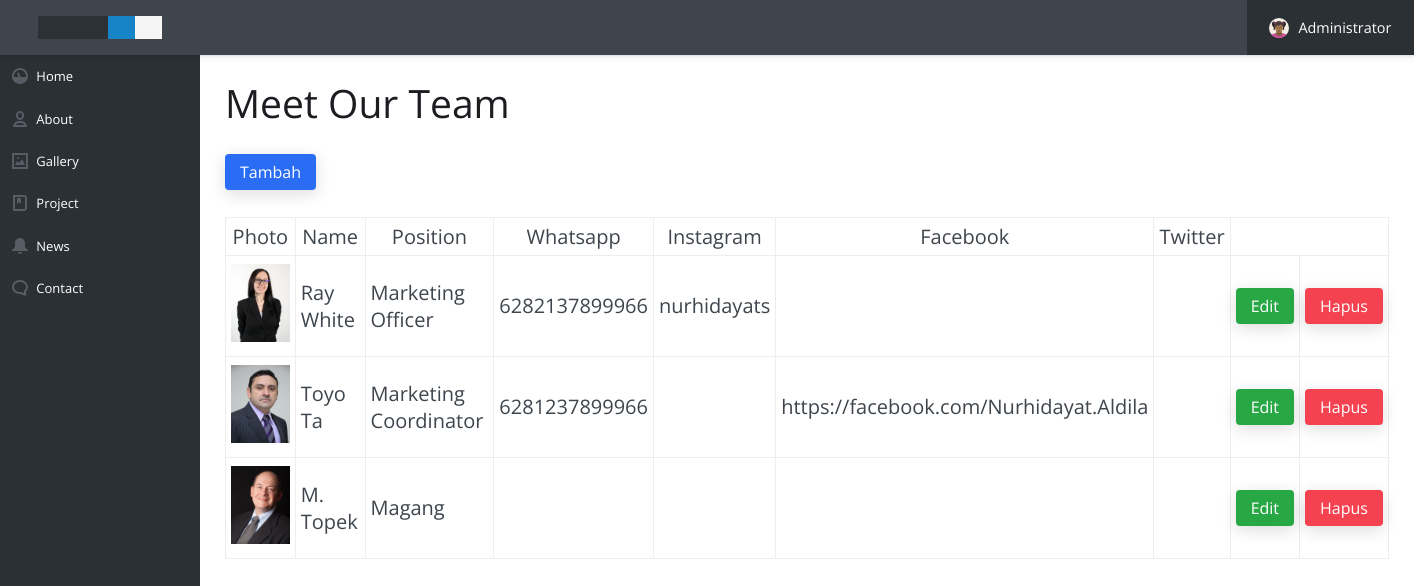
Page /adm/mot.php (signed in) on the committed database.
### tables this page shows
CREATE TABLE `tb_team` (
  `id_team` int(11) NOT NULL,
  `photo` longtext NOT NULL,
  `name` text NOT NULL,
  `position` text NOT NULL,
  `whatsapp` varchar(20) NOT NULL,
  `instagram` varchar(300) NOT NULL,
  `facebook` longtext NOT NULL,
  `twitter` varchar(300) NOT NULL
);

### adm/mot.php (the view, shortened to what this page needs)
<?php
include("../config/conn.php");
?>
<!doctype html>
<html lang="en">
<head>
  <link rel="stylesheet" href="assets/css/style.css">
</head>
<body>
  <?php include("includes/header.php"); ?>
  <main class="cd-main-content">
    <?php include("includes/navbar.php"); ?>
    <div class="cd-content-wrapper">
      <h2>Meet Our Team</h2><br>
      <?php
      if (@$_GET['act'] == 'edit') {
        $id = $_GET['id'];
        $sql = "SELECT * FROM tb_team WHERE id_team = '$id'";
        $hasil = mysqli_query($db, $sql);
        $data = mysqli_fetch_assoc($hasil)
      ?>
        <form action="proc/proc-edit-team.php" method="post" enctype="multipart/form-data">
          <table cellpadding="5">
            <tr>
              <td>Photo</td>
              <td>:</td>
              <td>
                <img src="../images/team/<?php echo $data['photo']; ?>" width="200"><br>
                <input type="file" name="file">
                <input type="hidden" name="idteam" value="<?php echo $_GET['id']; ?>">
              </td>
            </tr>
            <tr>
              <td>Name</td>
              <td>:</td>
              <td><input type="text" name="txtname" value="<?php echo $data['name']; ?>" style="width:300px"></td>
            </tr>
            <tr>
              <td>Position</td>
              <td>:</td>
              <td><input type="text" name="txtposition" value="<?php echo $data['position']; ?>"></td>
            </tr>
            <tr>
              <td>Whatsapp</td>
              <td>:</td>
              <td><input type="number" name="txtwa" value="<?php echo $data['whatsapp']; ?>" placeholder="6282137899966"></td>
            </tr>
            <tr>
              <td>Instagram</td>
              <td>:</td>
              <td><input type="text" name="txtig" value="<?php echo $data['instagram']; ?>" placeholder="username"></td>
            </tr>
            <tr>
              <td>Facebook</td>
              <td>:</td>
              <td><input type="text" name="txtfb" value="<?php echo $data['facebook']; ?>" placeholder="https://www.facebook.com/user" style="width:400px"></td>
            </tr>
            <tr>
              <td>Twitter</td>
              <td>:</td>
              <td><input type="text" name="txttw" value="<?php echo $data['twitter']; ?>" placeholder="username"></td>
            </tr>
            <tr>
              <td colspan="2" align="right"><br><input class="btn btn--primary btn--sm" type="submit" name="edit" value="Simpan"></td>
            </tr>
          </table>
        </form>
        <div style="width:100%; border-bottom:1px solid #aaa; margin:20px 0px;"></div>
      <?php
      } else {
      ?>
        <a class="btn btn--primary btn--sm" id="myBtn">Tambah</a><br><br>
      <?php } ?>
      <p>
        <table cellpadding="5" width="100%" border=1>
          <tr>
            <th>Photo</th>
            <th>Name</th>
            <th>Position</th>
            <th>Whatsapp</th>
            <th>Instagram</th>
            <th>Facebook</th>
            <th>Twitter</th>
            <th colspan="2"></th>
          </tr>
          <?php
          $sql = "SELECT * FROM tb_team";
          $hasil = mysqli_query($db, $sql);
          while ($data = mysqli_fetch_assoc($hasil)) {
          ?>
            <tr>
              <td align="center"><img src="../images/team/<?php echo $data['photo']; ?>" width="120"></td>
              <td><?php echo $data['name']; ?></td>
              <td><?php echo $data['position']; ?></td>
              <td><?php echo $data['whatsapp']; ?></td>
              <td><?php echo $data['instagram']; ?></td>
              <td><?php echo $data['facebook']; ?></td>
              <td><?php echo $data['twitter']; ?></td>
              <td align="center"><br><a class="btn btn--primary btn--sm" style="background:#28a745;" href="?id=<?php echo $data['id_team']; ?>&act=edit">Edit</a><br><br></td>
              <td align="center"><br><a class="btn btn--accent btn--sm" href="?id=<?php echo $data['id_team']; ?>&act=del">Hapus</a><br><br></td>
            </tr>
          <?php } ?>
        </table>
      </p>
    </div>
  </main>
</body>
</html>

### adm/includes/header.php (shortened to what this page needs)
<header class="cd-main-header js-cd-main-header">
  <div class="cd-logo-wrapper">
    <a href="#0" class="cd-logo"><img src="assets/img/cd-logo.svg" alt="Logo"></a>
  </div>
  <ul class="cd-nav__list js-cd-nav__list">
    <li class="cd-nav__item cd-nav__item--has-children cd-nav__item--account js-cd-item--has-children">
      <a href="#0">
        <img src="assets/img/cd-avatar.svg" alt="avatar">
        <span>Administrator</span>
      </a>
    </li>
  </ul>
</header>

### adm/includes/navbar.php (shortened to what this page needs)
<nav class="cd-side-nav js-cd-side-nav">
  <ul class="cd-side__list js-cd-side__list">
    <li class="cd-side__item cd-side__item--has-children cd-side__item--overview js-cd-item--has-children">
      <a href="#0">Home</a>
    </li>
    <li class="cd-side__item cd-side__item--has-children cd-side__item--users js-cd-item--has-children">
      <a href="#0">About</a>
    </li>
    <li class="cd-side__item cd-side__item--images">
      <a href="gallery.php">Gallery</a>
    </li>
    <li class="cd-side__item cd-side__item--has-children cd-side__item--bookmarks js-cd-item--has-children">
      <a href="#0">Project</a>
    </li>
    <li class="cd-side__item cd-side__item--has-children cd-side__item--notifications js-cd-item--has-children">
      <a href="#0">News</a>
    </li>
    <li class="cd-side__item cd-side__item--comments">
      <a href="contact.php">Contact</a>
    </li>
  </ul>
</nav>

### rows in the picture
tb_team: photo (picture), name "Ray White", position "Marketing Officer", whatsapp "6282137899966", instagram "nurhidayats"
tb_team: photo (picture), name "Toyo Ta", position "Marketing Coordinator", whatsapp "6281237899966", facebook "https://facebook.com/Nurhidayat.Aldila"
tb_team: photo (picture), name "M. Topek", position "Magang"
